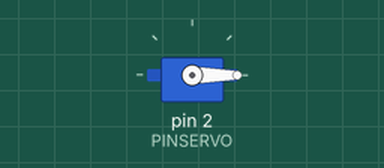
Recording of a sketch running on a simulated Arduino Uno, built with avr-gcc and run on an emulated ATmega328P. Parts: servo.

Above: at 0.05 s.
At 4.0 s:
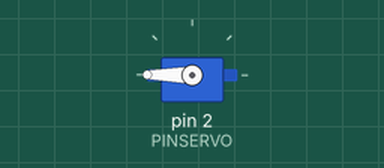
Timing chart, 0 to 5.2 s (numbered marks = the images above):
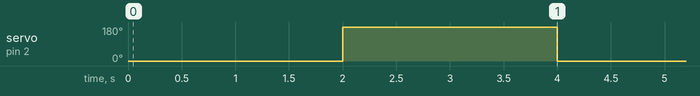

Measured:
- by itself, servo on pin 2 (PINSERVO): alternates 180° for 2.0 s and 0° for 2.0 s

The sketch:

micro_servomotor.ino
```cpp
#include <Servo.h>    //Biblioteca con instrucciones de control de servos
Servo servo1;

int PINSERVO = 2;
int PULSOMIN = 550;
int PULSOMAX = 2550;

void setup(){
  servo1.attach (PINSERVO,PULSOMIN,PULSOMAX);
}

void loop(){
  servo1.write(0);   //lo llevamos a ángulo 0
  delay(2000);
  servo1.write(180);  //lo llevamos a ángulo 180
  delay(2000);
}
```
